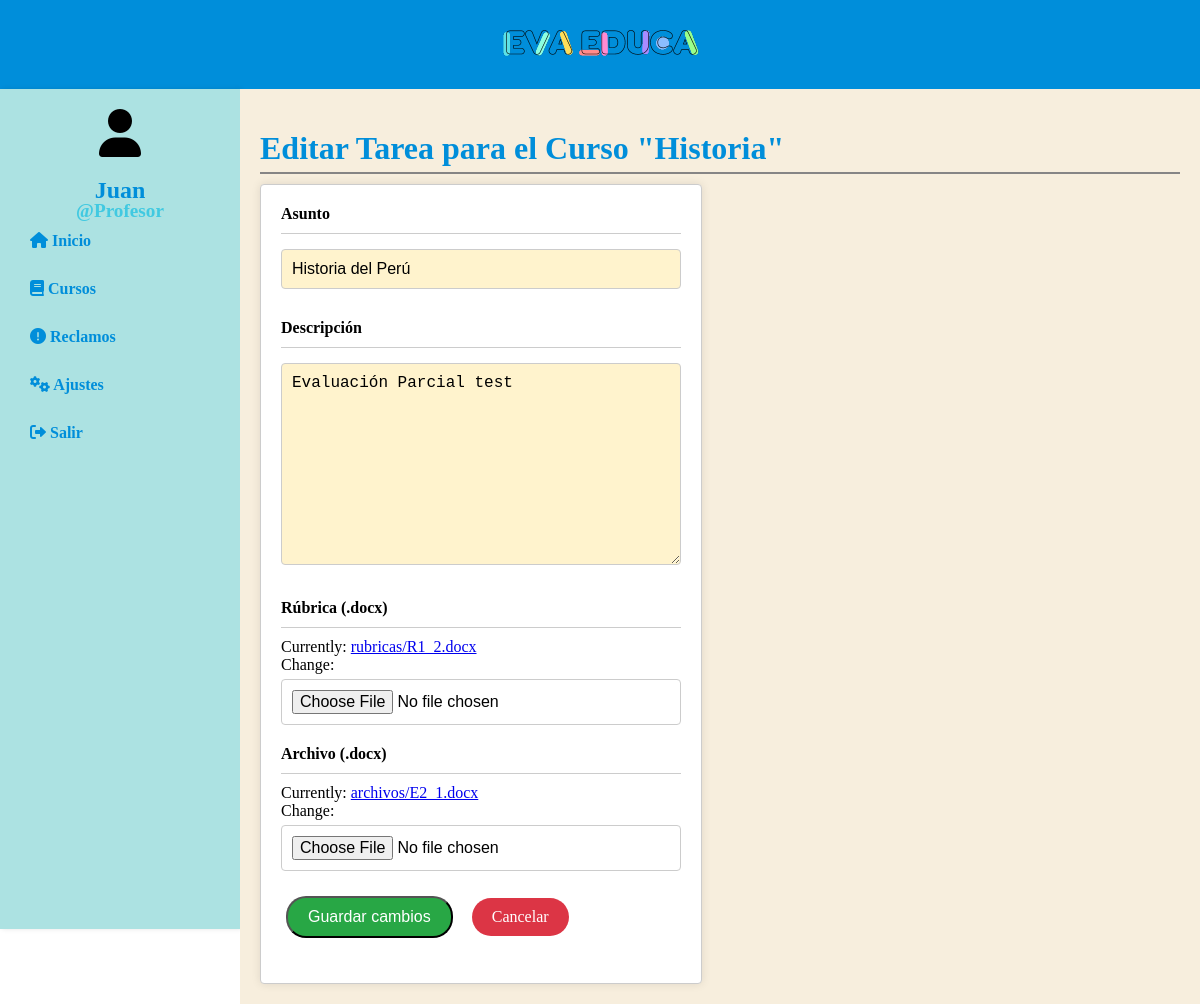
The app's page /profesor/tareas/editar/7/ (signed in), older data.
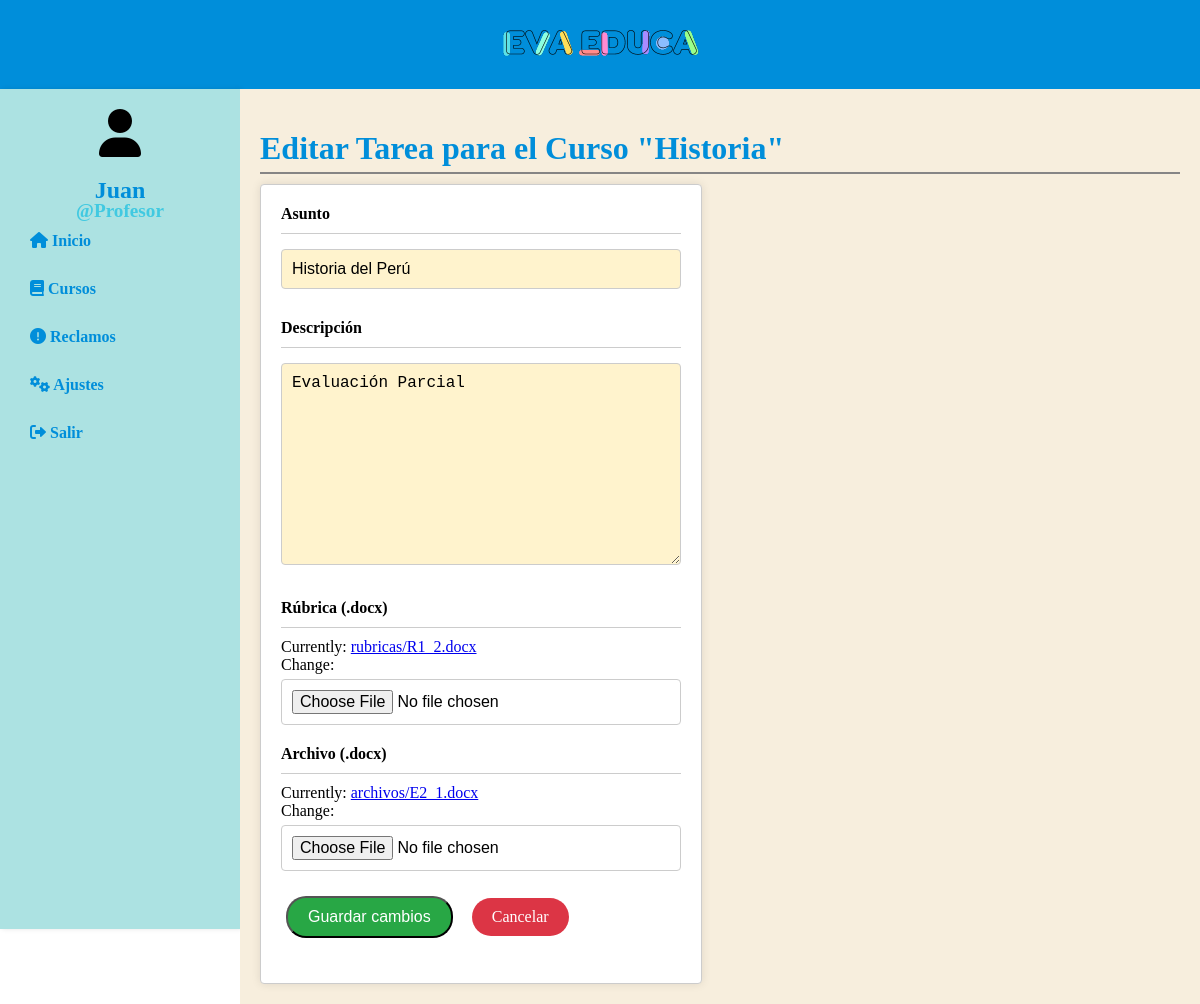
The same page, newer data.
### administrador/models.py (models this page shows)
class tareas(models.Model):
    id_curso = models.ForeignKey(curso, on_delete=models.CASCADE)
    tema = models.CharField(max_length=100)
    descripcion = models.TextField()
    rubrica = models.FileField(upload_to='rubricas/')
    archivo = models.FileField(upload_to='archivos/')

class curso(models.Model):
    nombre = models.CharField(max_length=100)
    descripcion = models.TextField()
    id_profesor = models.ForeignKey(profesor, on_delete=models.CASCADE)
    id_inst_ed = models.ForeignKey(institucion, on_delete=models.CASCADE)

### profesor/decorators.py (the view)
    def wrapper(request, *args, **kwargs):
        if 'profesor_id' not in request.session:
            return redirect('login_p')
        return view_func(request, *args, **kwargs)

### profesor/forms.py
class EditarTareaForm(forms.ModelForm):
    class Meta:
        model = tareas
        fields = ['tema', 'descripcion', 'rubrica', 'archivo']

### profesor/context_processors.py (called while the page is built)
def profesor_context(request):
    profesor_id = request.session.get('profesor_id')
    if profesor_id:
        profesor_obj = profesor.objects.get(id=profesor_id)
        return {'profesor_logueado': profesor_obj}
    return {}

### profesor/views.py (called while the page is built)
@profesor_login_required
def editar_tarea(request, tarea_id):
    tarea = get_object_or_404(tareas, id=tarea_id)
    if request.method == 'POST':
        form = EditarTareaForm(request.POST, request.FILES, instance=tarea)
        if form.is_valid():
            form.save()
            messages.success(request, 'Tarea actualizada correctamente.')
            return redirect('tareas_curso', curso_id=tarea.id_curso.id)
    else:
        form = EditarTareaForm(instance=tarea)
    return render(request, 'editar_tarea.html', {
        'form': form,
        'tarea': tarea
    })

### profesor/templates/editar_tarea.html (shortened to what this page needs)
{% extends 'layouts/base_p.html' %}
{% block content %}
    <h1 class="titulo-crear-tarea">Editar Tarea para el Curso "{{ tarea.id_curso.nombre }}"</h1>
    <div class="container2">
        <form method="POST" enctype="multipart/form-data" class="crear-tarea-form">
            <div class="form-group">
                <label for="id_tema">Asunto</label>
                <hr>
                {{ form.tema }}
            </div>
            <div class="form-group">
                <label for="id_descripcion">Descripción</label>
                <hr>
                {{ form.descripcion }}
            </div>
            <div class="form-group">
                <label for="id_rubrica">Rúbrica (.docx)</label>
                <hr>
                {{ form.rubrica }}
            </div>
            <div class="form-group">
                <label for="id_archivo">Archivo (.docx)</label>
                <hr>
                {{ form.archivo }}
            </div>
            <div class="form-group">
                <button type="submit" class="btn btn-green">Guardar cambios</button>
                <a href="{% url 'tareas_curso' tarea.id_curso.id %}" class="btn btn-red">Cancelar</a>
            </div>
        </form>
    </div>
{% endblock %}

Row changes from the older to the newer data that the page shows:
changed tareas "Historia del Perú": descripcion "Evaluación Parcial test" → "Evaluación Parcial"
